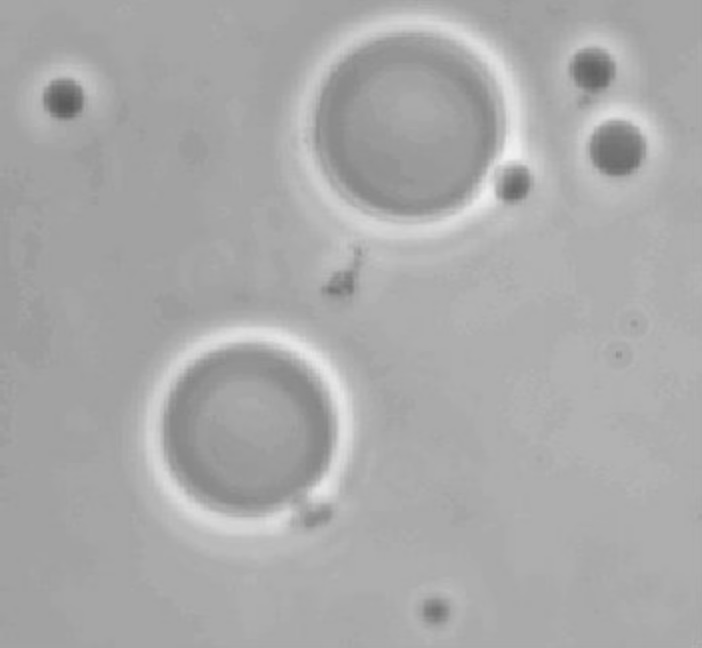
#> input picture Catalog3/ImageSegmentation/imagen4.jpg, 702 x 648 px
$ python DosUmbralOtsu.py
#> lines starting #> are read from the running program, lines starting #| are printed output that depends on the picture; after the words box and inside, x2 and y2 are one past the last pixel; in counts of white or black regions, pixels touching at a corner belong together
#> further down, A is the input picture: shape (648, 702); min 90, max 242, mean 169.6
import matplotlib.pyplot as plt
import imageio
import cv2
import numpy as np


def umbralUtsu2(A):
    '''
    Funcion que realiza dos cortes de una imagen para poder segmentarla en tres tonos de gris
    :param A: imagen a procesar
    :return: imagen procesada con 3 tonos
    '''

    m = len(A)
#> m = 648
    n = len(A[0])
#> n = 702
    # Paso 0: Calculamos el hisotgrama
    q = cv2.calcHist([A], [0], None, [256], [0, 256])
#> q = 256 values, max 51391 at index 162, min 0 at index 0, mean 1776.9
    # Paso 1: Calculamos el histograma normalizado
    h = (1 / (m * n)) * q
#> h = 256 values, max 0.113 at index 162, min 0 at index 0, mean 0.00391

    # Paso 2 : Calculamos el vector de suma acumulada del histograma

    p = np.zeros(255)
    sum = 0
    for k in range(0, 255):
        sum = sum + h[k] #Realizamos la suma acumulada del hk
        p[k] = sum  #Guardamos los valores
#> after the loop, p = 255 values from 0 to 1; sum = [1]

    # Paso 3 : Calcular el vector de suma acumulada con peso
    mc = np.zeros(255)

    for k in range(0, 255):
        sum = 0
        for i in range(0 ,k):
            sum = sum + (i * h[k])
        mc[k] = sum
#> after the loop, mc = 255 values, max 1473.3 at index 162, min 0 at index 0, mean 56.45
    # Paso 4: Calculamos el maximo de mc
    mg = mc[-1] #Extraemos el ultimo elemento por ser el una suma acumulada
#> mg = 0
    # Paso 5: Calcular el vector de varianza entre clases
    delta2b = np.zeros((255,255))
    for k1 in range(0, 255): #Definimos los limites sobre los cuales van a iterar k1
        for k2 in range(0, 255): #Definimos los limites sobre los cuales van a iterar k2
            if k1 < k2:
                #Paso 6: Calculamos las sumatorias
                P1 = np.sum(h[0:k1]) #Definimos los rangos intermedios
                P2 = np.sum(h[k1+1:k2]) #Definimos los rangos intermedios
                P3 = np.sum(h[k2+1:255]) #Definimos los rangos intermedios

                # Paso 7: Calculamos los mi
                m1 = 0
                m2 = 0
                m3 = 0
                for i in range(0, k1):
                    m1 = m1 + (i - 1) * h[i]

                for i in range(k1, k2):
                    m2 = m2 + (i - 1) * h[i]

                for i in range(k2, 255):
                    m3 = m3 + (i - 1) * h[i]

                #Paso 8: Calcular
                if P1 != 0:
                    m1 = m1 / P1 #En caso de que el P1 es cero se omite la formula
                if P2 != 0:
                    m2 = m2 / P2 #En caso de que el P2 es cero se omite la formula
                if P3 != 0:
                    m3 = m3 / P3 #En caso de que el P3 es cero se omite la formula

                delta2b[k1, k2] = (P1 * (m1 - mg) ** 2) + (P2 * (m2 - mg) ** 2) + (P3 * (m3 - mg) ** 2)
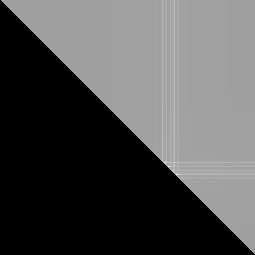
#> delta2b: shape (255, 255) float64; min 0, max 45348.2, mean 14326; drawn with min black and max white


    # Paso 9:  Obtener los humbrales T1 y T2
    maxValue = np.max(delta2b)
#> maxValue = 45348.2
    T1, T2 = np.where(delta2b == maxValue)
#> T1 = [174]; T2 = [176]
    T1 = T1[0]
#> T1 = 174
    T2 = T2[0]
#> T2 = 176
    D = np.zeros((m, n, 3))

    D[A > T2] = 255 #Primera tono de gris
    cond1 = T1 < A
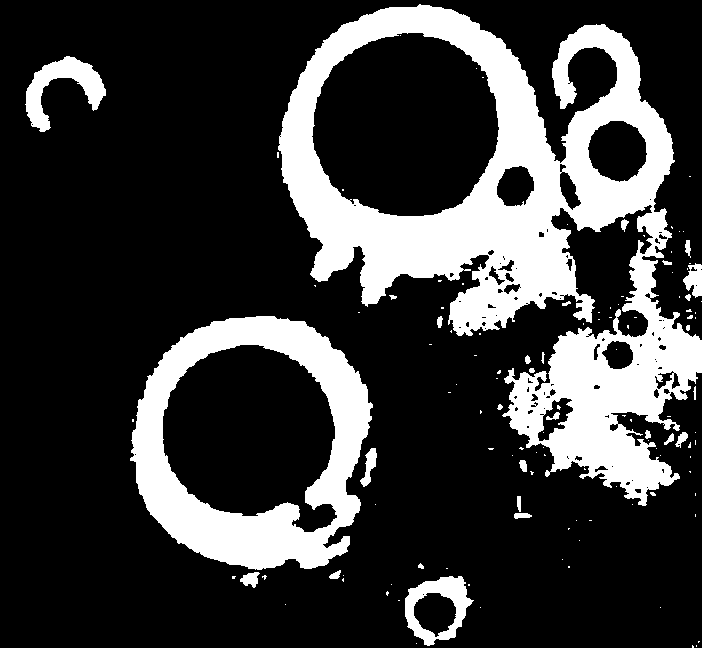
#> cond1: shape (648, 702) bool; 23% white; 124 white regions (95 under 20 px), largest, box (x1, y1, x2, y2) and area: (278, 4, 702, 506) 73258, (130, 316, 373, 570) 24472, (25, 56, 106, 132) 2396
    cond2 = A <= T2
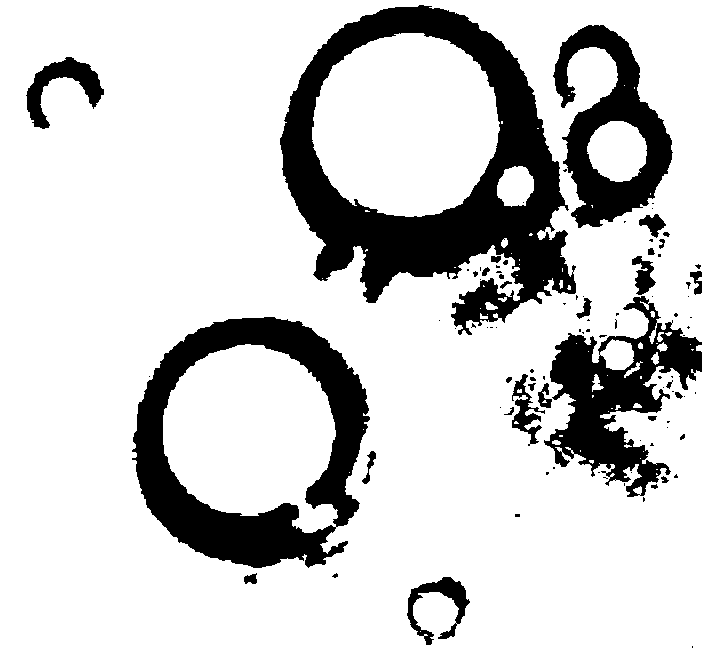
#> cond2: shape (648, 702) bool; 80.7% white; 94 black regions (61 under 20 px), largest, box (x1, y1, x2, y2) and area: (280, 5, 576, 335) 35442, (132, 317, 370, 568) 22584, (544, 296, 702, 497) 12550
    operation = np.logical_and(cond1,cond2)
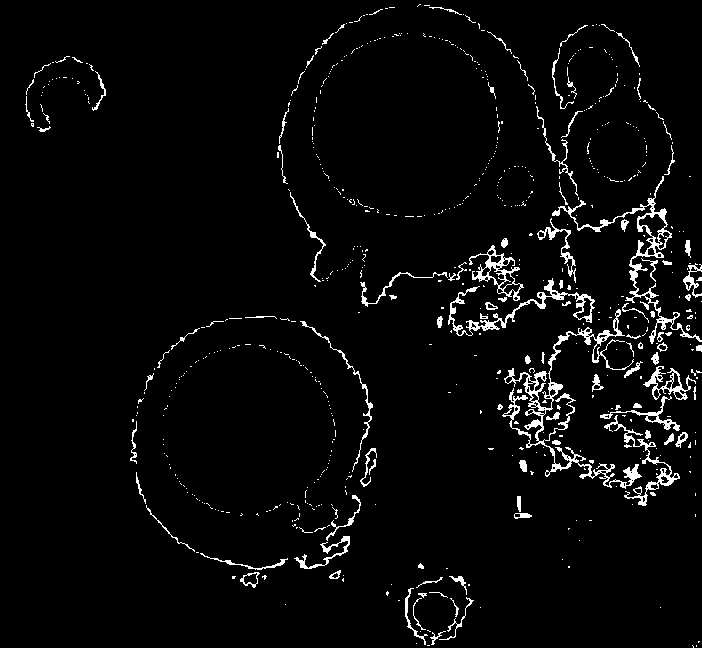
#> operation: shape (648, 702) bool; 3.6% white in thin lines or dots
    D[operation] = 255 // 2 #Segundo tono de gris
    D[A < T1] = 0 #Tercer tono de gris
    return D.astype(np.uint8),T1,T2

A = cv2.imread('imagen4.jpg', cv2.IMREAD_GRAYSCALE)
A_p = imageio.imread("imagen4.jpg")
B,T1,T2 = umbralUtsu2(A)
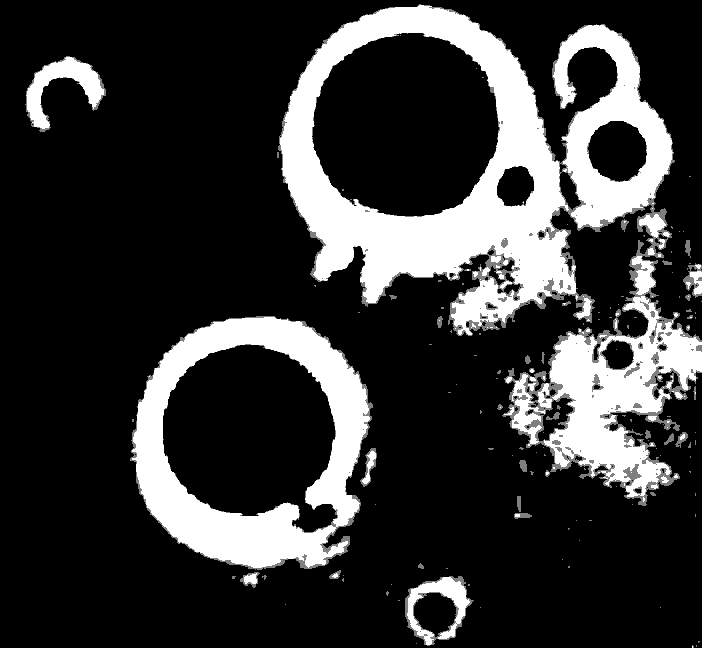
#> B: shape (648, 702, 3); min 0, max 255, mean 53.9
#> T1 = 174; T2 = 176

plt.figure()
plt.subplot(121)
plt.title("Imagen original")
plt.imshow(A_p)
plt.subplot(122)
plt.title("2 Umbral de Otsu(T1= "+str(T1)+", T2= "+str(T2)+")")
plt.imshow(B, cmap="gray")
plt.show()
